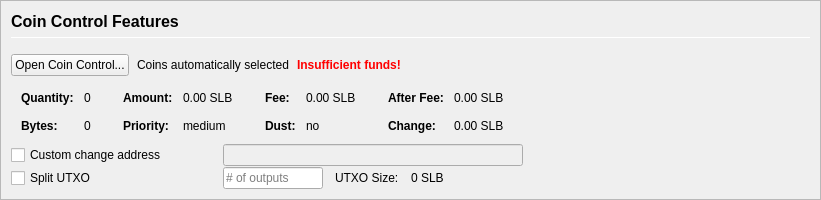
         <widget class="QFrame" name="frameCoinControl">
          <property name="sizePolicy">
           <sizepolicy hsizetype="Expanding" vsizetype="Expanding">
            <horstretch>0</horstretch>
            <verstretch>0</verstretch>
           </sizepolicy>
          </property>
          <property name="maximumSize">
           <size>
            <width>16777215</width>
            <height>16777215</height>
           </size>
          </property>
          <property name="frameShape">
           <enum>QFrame::StyledPanel</enum>
          </property>
          <property name="frameShadow">
           <enum>QFrame::Sunken</enum>
          </property>
          <layout class="QVBoxLayout" name="verticalLayoutCoinControl2">
           <property name="spacing">
            <number>0</number>
           </property>
           <property name="margin">
            <number>0</number>
           </property>
           <item>
            <widget class="QFrame" name="frameCoinControl_BG">
             <layout class="QVBoxLayout" name="verticalLayoutCoinControl" stretch="0,0,0,0,0,0">
              <property name="spacing">
               <number>1</number>
              </property>
              <property name="leftMargin">
               <number>10</number>
              </property>
              <property name="topMargin">
               <number>10</number>
              </property>
              <item>
               <layout class="QHBoxLayout" name="horizontalLayoutCoinControl1">
                <property name="bottomMargin">
                 <number>15</number>
                </property>
                <item>
                 <layout class="QVBoxLayout" name="verticalLayout_3">
                  <property name="spacing">
                   <number>6</number>
                  </property>
                  <item>
                   <widget class="QLabel" name="labelCoinControlFeatures">
                    <property name="sizePolicy">
                     <sizepolicy hsizetype="Preferred" vsizetype="Maximum">
                      <horstretch>0</horstretch>
                      <verstretch>0</verstretch>
                     </sizepolicy>
                    </property>
                    <property name="minimumSize">
                     <size>
                      <width>0</width>
                      <height>20</height>
                     </size>
                    </property>
                    <property name="font">
                     <font>
                      <pointsize>12</pointsize>
                      <weight>75</weight>
                      <bold>true</bold>
                     </font>
                    </property>
                    <property name="styleSheet">
                     <string notr="true">font-weight:bold;</string>
                    </property>
                    <property name="text">
                     <string>Coin Control Features</string>
                    </property>
                   </widget>
                  </item>
                  <item>
                   <widget class="Line" name="line">
                    <property name="minimumSize">
                     <size>
                      <width>0</width>
                      <height>1</height>
                     </size>
                    </property>
                    <property name="maximumSize">
                     <size>
                      <width>16777215</width>
                      <height>1</height>
                     </size>
                    </property>
                    <property name="orientation">
                     <enum>Qt::Horizontal</enum>
                    </property>
                   </widget>
                  </item>
                 </layout>
                </item>
               </layout>
              </item>
              <item>
               <layout class="QHBoxLayout" name="horizontalLayoutCoinControl2" stretch="0,0,0,0">
                <property name="spacing">
                 <number>8</number>
                </property>
                <property name="bottomMargin">
                 <number>10</number>
                </property>
                <item>
                 <widget class="QPushButton" name="pushButtonCoinControl">
                  <property name="styleSheet">
                   <string notr="true"/>
                  </property>
                  <property name="text">
                   <string>Open Coin Control...</string>
                  </property>
                  <property name="autoDefault">
                   <bool>false</bool>
                  </property>
                 </widget>
                </item>
                <item>
                 <widget class="QLabel" name="labelCoinControlAutomaticallySelected">
                  <property name="text">
                   <string>Coins automatically selected</string>
                  </property>
                  <property name="margin">
                   <number>5</number>
                  </property>
                 </widget>
                </item>
                <item>
                 <widget class="QLabel" name="labelCoinControlInsuffFunds">
                  <property name="font">
                   <font>
                    <weight>75</weight>
                    <bold>true</bold>
                   </font>
                  </property>
                  <property name="styleSheet">
                   <string notr="true">color:red;font-weight:bold;</string>
                  </property>
                  <property name="text">
                   <string>Insufficient funds!</string>
                  </property>
                  <property name="margin">
                   <number>5</number>
                  </property>
                 </widget>
                </item>
                <item>
                 <spacer name="horizontalSpacerCoinControl">
                  <property name="orientation">
                   <enum>Qt::Horizontal</enum>
                  </property>
                  <property name="sizeHint" stdset="0">
                   <size>
                    <width>40</width>
                    <height>1</height>
                   </size>
                  </property>
                 </spacer>
                </item>
               </layout>
              </item>
              <item>
               <widget class="QWidget" name="widgetCoinControl" native="true">
                <property name="sizePolicy">
                 <sizepolicy hsizetype="Preferred" vsizetype="Preferred">
                  <horstretch>0</horstretch>
                  <verstretch>0</verstretch>
                 </sizepolicy>
                </property>
                <property name="minimumSize">
                 <size>
                  <width>0</width>
                  <height>0</height>
                 </size>
                </property>
                <property name="styleSheet">
                 <string notr="true"/>
                </property>
                <layout class="QHBoxLayout" name="horizontalLayoutCoinControl5">
                 <property name="margin">
                  <number>0</number>
                 </property>
                 <item>
                  <layout class="QHBoxLayout" name="horizontalLayoutCoinControl3" stretch="0,0,0,1">
                   <property name="spacing">
                    <number>20</number>
                   </property>
                   <property name="topMargin">
                    <number>0</number>
                   </property>
                   <property name="bottomMargin">
                    <number>10</number>
                   </property>
                   <item>
                    <layout class="QFormLayout" name="formLayoutCoinControl1">
                     <property name="horizontalSpacing">
                      <number>10</number>
                     </property>
                     <property name="verticalSpacing">
                      <number>14</number>
                     </property>
                     <property name="leftMargin">
                      <number>10</number>
                     </property>
                     <property name="topMargin">
                      <number>4</number>
                     </property>
                     <property name="rightMargin">
                      <number>6</number>
                     </property>
                     <item row="0" column="0">
                      <widget class="QLabel" name="labelCoinControlQuantityText">
                       <property name="font">
                        <font>
                         <weight>75</weight>
                         <bold>true</bold>
                        </font>
                       </property>
                       <property name="text">
                        <string>Quantity:</string>
                       </property>
                       <property name="margin">
                        <number>0</number>
                       </property>
                      </widget>
                     </item>
                     <item row="0" column="1">
                      <widget class="QLabel" name="labelCoinControlQuantity">
                       <property name="cursor">
                        <cursorShape>IBeamCursor</cursorShape>
                       </property>
                       <property name="contextMenuPolicy">
                        <enum>Qt::ActionsContextMenu</enum>
                       </property>
                       <property name="text">
                        <string notr="true">0</string>
                       </property>
                       <property name="margin">
                        <number>0</number>
                       </property>
                       <property name="textInteractionFlags">
                        <set>Qt::LinksAccessibleByMouse|Qt::TextSelectableByKeyboard|Qt::TextSelectableByMouse</set>
                       </property>
                      </widget>
                     </item>
                     <item row="1" column="0">
                      <widget class="QLabel" name="labelCoinControlBytesText">
                       <property name="font">
                        <font>
                         <weight>75</weight>
                         <bold>true</bold>
                        </font>
                       </property>
                       <property name="text">
                        <string>Bytes:</string>
                       </property>
                      </widget>
                     </item>
                     <item row="1" column="1">
                      <widget class="QLabel" name="labelCoinControlBytes">
                       <property name="cursor">
                        <cursorShape>IBeamCursor</cursorShape>
                       </property>
                       <property name="contextMenuPolicy">
                        <enum>Qt::ActionsContextMenu</enum>
                       </property>
                       <property name="text">
                        <string notr="true">0</string>
                       </property>
                       <property name="textInteractionFlags">
                        <set>Qt::LinksAccessibleByMouse|Qt::TextSelectableByKeyboard|Qt::TextSelectableByMouse</set>
                       </property>
                      </widget>
                     </item>
                    </layout>
                   </item>
                   <item>
                    <layout class="QFormLayout" name="formLayoutCoinControl2">
                     <property name="horizontalSpacing">
                      <number>10</number>
                     </property>
                     <property name="verticalSpacing">
                      <number>14</number>
                     </property>
                     <property name="leftMargin">
                      <number>6</number>
                     </property>
                     <property name="topMargin">
                      <number>4</number>
                     </property>
                     <property name="rightMargin">
                      <number>6</number>
                     </property>
                     <item row="0" column="0">
                      <widget class="QLabel" name="labelCoinControlAmountText">
                       <property name="font">
                        <font>
                         <weight>75</weight>
                         <bold>true</bold>
                        </font>
                       </property>
                       <property name="text">
                        <string>Amount:</string>
                       </property>
                       <property name="margin">
                        <number>0</number>
                       </property>
                      </widget>
                     </item>
                     <item row="0" column="1">
                      <widget class="QLabel" name="labelCoinControlAmount">
                       <property name="cursor">
                        <cursorShape>IBeamCursor</cursorShape>
                       </property>
                       <property name="contextMenuPolicy">
                        <enum>Qt::ActionsContextMenu</enum>
                       </property>
                       <property name="text">
                        <string notr="true">0.00 SLB</string>
                       </property>
                       <property name="textInteractionFlags">
                        <set>Qt::LinksAccessibleByMouse|Qt::TextSelectableByKeyboard|Qt::TextSelectableByMouse</set>
                       </property>
                      </widget>
                     </item>
                     <item row="1" column="0">
                      <widget class="QLabel" name="labelCoinControlPriorityText">
                       <property name="font">
                        <font>
                         <weight>75</weight>
                         <bold>true</bold>
                        </font>
                       </property>
                       <property name="text">
                        <string>Priority:</string>
                       </property>
                      </widget>
                     </item>
                     <item row="1" column="1">
                      <widget class="QLabel" name="labelCoinControlPriority">
                       <property name="cursor">
                        <cursorShape>IBeamCursor</cursorShape>
                       </property>
                       <property name="contextMenuPolicy">
                        <enum>Qt::ActionsContextMenu</enum>
                       </property>
                       <property name="text">
                        <string>medium</string>
                       </property>
                       <property name="textInteractionFlags">
                        <set>Qt::LinksAccessibleByMouse|Qt::TextSelectableByKeyboard|Qt::TextSelectableByMouse</set>
                       </property>
                      </widget>
                     </item>
                    </layout>
                   </item>
                   <item>
                    <layout class="QFormLayout" name="formLayoutCoinControl3">
                     <property name="horizontalSpacing">
                      <number>10</number>
                     </property>
                     <property name="verticalSpacing">
                      <number>14</number>
                     </property>
                     <property name="leftMargin">
                      <number>6</number>
                     </property>
                     <property name="topMargin">
                      <number>4</number>
                     </property>
                     <property name="rightMargin">
                      <number>6</number>
                     </property>
                     <item row="0" column="0">
                      <widget class="QLabel" name="labelCoinControlFeeText">
                       <property name="font">
                        <font>
                         <weight>75</weight>
                         <bold>true</bold>
                        </font>
                       </property>
                       <property name="text">
                        <string>Fee:</string>
                       </property>
                       <property name="margin">
                        <number>0</number>
                       </property>
                      </widget>
                     </item>
                     <item row="0" column="1">
                      <widget class="QLabel" name="labelCoinControlFee">
                       <property name="cursor">
                        <cursorShape>IBeamCursor</cursorShape>
                       </property>
                       <property name="contextMenuPolicy">
                        <enum>Qt::ActionsContextMenu</enum>
                       </property>
                       <property name="text">
                        <string notr="true">0.00 SLB</string>
                       </property>
                       <property name="textInteractionFlags">
                        <set>Qt::LinksAccessibleByMouse|Qt::TextSelectableByKeyboard|Qt::TextSelectableByMouse</set>
                       </property>
                      </widget>
                     </item>
                     <item row="1" column="0">
                      <widget class="QLabel" name="labelCoinControlLowOutputText">
                       <property name="font">
                        <font>
                         <weight>75</weight>
                         <bold>true</bold>
                        </font>
                       </property>
                       <property name="text">
                        <string>Dust:</string>
                       </property>
                      </widget>
                     </item>
                     <item row="1" column="1">
                      <widget class="QLabel" name="labelCoinControlLowOutput">
                       <property name="cursor">
                        <cursorShape>IBeamCursor</cursorShape>
                       </property>
                       <property name="contextMenuPolicy">
                        <enum>Qt::ActionsContextMenu</enum>
                       </property>
                       <property name="text">
                        <string>no</string>
                       </property>
                       <property name="textInteractionFlags">
                        <set>Qt::LinksAccessibleByMouse|Qt::TextSelectableByKeyboard|Qt::TextSelectableByMouse</set>
                       </property>
                      </widget>
                     </item>
                    </layout>
                   </item>
                   <item>
                    <layout class="QFormLayout" name="formLayoutCoinControl4">
                     <property name="horizontalSpacing">
                      <number>10</number>
                     </property>
                     <property name="verticalSpacing">
                      <number>14</number>
                     </property>
                     <property name="leftMargin">
                      <number>6</number>
                     </property>
                     <property name="topMargin">
                      <number>4</number>
                     </property>
                     <property name="rightMargin">
                      <number>6</number>
                     </property>
                     <item row="0" column="0">
                      <widget class="QLabel" name="labelCoinControlAfterFeeText">
                       <property name="font">
                        <font>
                         <weight>75</weight>
                         <bold>true</bold>
                        </font>
                       </property>
                       <property name="text">
                        <string>After Fee:</string>
                       </property>
                       <property name="margin">
                        <number>0</number>
                       </property>
                      </widget>
                     </item>
                     <item row="0" column="1">
                      <widget class="QLabel" name="labelCoinControlAfterFee">
                       <property name="cursor">
                        <cursorShape>IBeamCursor</cursorShape>
                       </property>
                       <property name="contextMenuPolicy">
                        <enum>Qt::ActionsContextMenu</enum>
                       </property>
                       <property name="text">
                        <string notr="true">0.00 SLB</string>
                       </property>
                       <property name="textInteractionFlags">
                        <set>Qt::LinksAccessibleByMouse|Qt::TextSelectableByKeyboard|Qt::TextSelectableByMouse</set>
                       </property>
                      </widget>
                     </item>
                     <item row="1" column="0">
                      <widget class="QLabel" name="labelCoinControlChangeText">
                       <property name="font">
                        <font>
                         <weight>75</weight>
                         <bold>true</bold>
                        </font>
                       </property>
                       <property name="text">
                        <string>Change:</string>
                       </property>
                      </widget>
                     </item>
                     <item row="1" column="1">
                      <widget class="QLabel" name="labelCoinControlChange">
                       <property name="cursor">
                        <cursorShape>IBeamCursor</cursorShape>
                       </property>
                       <property name="contextMenuPolicy">
                        <enum>Qt::ActionsContextMenu</enum>
                       </property>
                       <property name="text">
                        <string notr="true">0.00 SLB</string>
                       </property>
                       <property name="textInteractionFlags">
                        <set>Qt::LinksAccessibleByMouse|Qt::TextSelectableByKeyboard|Qt::TextSelectableByMouse</set>
                       </property>
                      </widget>
                     </item>
                    </layout>
                   </item>
                  </layout>
                 </item>
                </layout>
               </widget>
              </item>
              <item>
               <layout class="QHBoxLayout" name="horizontalLayoutCoinControl4">
                <property name="spacing">
                 <number>12</number>
                </property>
                <property name="sizeConstraint">
                 <enum>QLayout::SetDefaultConstraint</enum>
                </property>
                <property name="topMargin">
                 <number>0</number>
                </property>
                <property name="rightMargin">
                 <number>0</number>
                </property>
                <item>
                 <widget class="QCheckBox" name="checkBoxCoinControlChange">
                  <property name="sizePolicy">
                   <sizepolicy hsizetype="Preferred" vsizetype="Preferred">
                    <horstretch>0</horstretch>
                    <verstretch>0</verstretch>
                   </sizepolicy>
                  </property>
                  <property name="minimumSize">
                   <size>
                    <width>200</width>
                    <height>0</height>
                   </size>
                  </property>
                  <property name="maximumSize">
                   <size>
                    <width>200</width>
                    <height>16777215</height>
                   </size>
                  </property>
                  <property name="toolTip">
                   <string>If this is activated, but the change address is empty or invalid, change will be sent to a newly generated address.</string>
                  </property>
                  <property name="text">
                   <string>Custom change address</string>
                  </property>
                 </widget>
                </item>
                <item>
                 <widget class="QValidatedLineEdit" name="lineEditCoinControlChange">
                  <property name="enabled">
                   <bool>false</bool>
                  </property>
                  <property name="sizePolicy">
                   <sizepolicy hsizetype="Preferred" vsizetype="Preferred">
                    <horstretch>0</horstretch>
                    <verstretch>0</verstretch>
                   </sizepolicy>
                  </property>
                  <property name="minimumSize">
                   <size>
                    <width>300</width>
                    <height>0</height>
                   </size>
                  </property>
                 </widget>
                </item>
                <item>
                 <widget class="QLabel" name="labelCoinControlChangeLabel">
                  <property name="sizePolicy">
                   <sizepolicy hsizetype="Preferred" vsizetype="Preferred">
                    <horstretch>0</horstretch>
                    <verstretch>0</verstretch>
                   </sizepolicy>
                  </property>
                  <property name="minimumSize">
                   <size>
                    <width>100</width>
                    <height>0</height>
                   </size>
                  </property>
                  <property name="text">
                   <string/>
                  </property>
                  <property name="margin">
                   <number>3</number>
                  </property>
                 </widget>
                </item>
               </layout>
              </item>
              <item>
               <layout class="QHBoxLayout" name="horizontalLayoutCoinControl6">
                <property name="spacing">
                 <number>12</number>
                </property>
                <property name="rightMargin">
                 <number>0</number>
                </property>
                <item>
                 <widget class="QCheckBox" name="splitBlockCheckBox">
                  <property name="sizePolicy">
                   <sizepolicy hsizetype="Preferred" vsizetype="Preferred">
                    <horstretch>0</horstretch>
                    <verstretch>0</verstretch>
                   </sizepolicy>
                  </property>
                  <property name="minimumSize">
                   <size>
                    <width>200</width>
                    <height>0</height>
                   </size>
                  </property>
                  <property name="maximumSize">
                   <size>
                    <width>200</width>
                    <height>16777215</height>
                   </size>
                  </property>
                  <property name="text">
                   <string>Split UTXO</string>
                  </property>
                 </widget>
                </item>
                <item>
                 <widget class="QLineEdit" name="splitBlockLineEdit">
                  <property name="sizePolicy">
                   <sizepolicy hsizetype="Preferred" vsizetype="Preferred">
                    <horstretch>50</horstretch>
                    <verstretch>0</verstretch>
                   </sizepolicy>
                  </property>
                  <property name="minimumSize">
                   <size>
                    <width>100</width>
                    <height>0</height>
                   </size>
                  </property>
                  <property name="maximumSize">
                   <size>
                    <width>100</width>
                    <height>16777215</height>
                   </size>
                  </property>
                  <property name="placeholderText">
                   <string># of outputs</string>
                  </property>
                 </widget>
                </item>
                <item>
                 <widget class="QLabel" name="labelBlockSizeText">
                  <property name="text">
                   <string>UTXO Size:</string>
                  </property>
                 </widget>
                </item>
                <item>
                 <widget class="QLabel" name="labelBlockSize">
                  <property name="text">
                   <string>0 SLB</string>
                  </property>
                 </widget>
                </item>
                <item>
                 <spacer name="horizontalSpacer_7">
                  <property name="orientation">
                   <enum>Qt::Horizontal</enum>
                  </property>
                  <property name="sizeHint" stdset="0">
                   <size>
                    <width>40</width>
                    <height>20</height>
                   </size>
                  </property>
                 </spacer>
                </item>
               </layout>
              </item>
              <item>
               <spacer name="verticalSpacerCoinControl">
                <property name="orientation">
                 <enum>Qt::Vertical</enum>
                </property>
                <property name="sizeHint" stdset="0">
                 <size>
                  <width>800</width>
                  <height>1</height>
                 </size>
                </property>
               </spacer>
              </item>
             </layout>
            </widget>
           </item>
          </layout>
         </widget>
